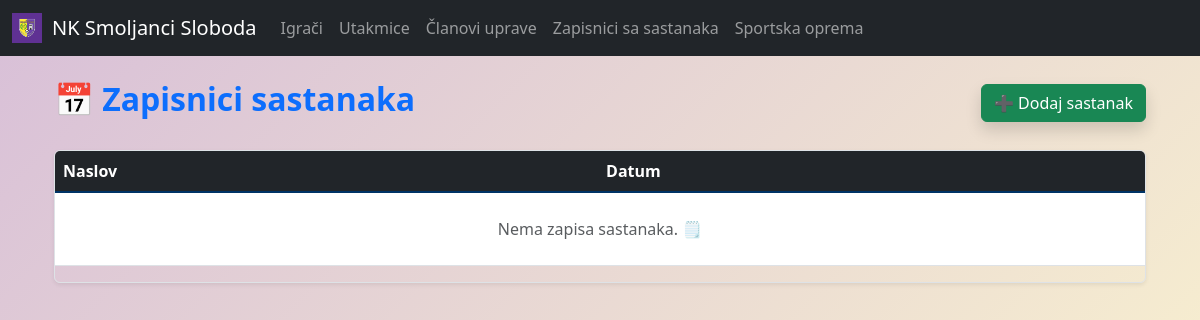
The app's page /meetings/, older data.
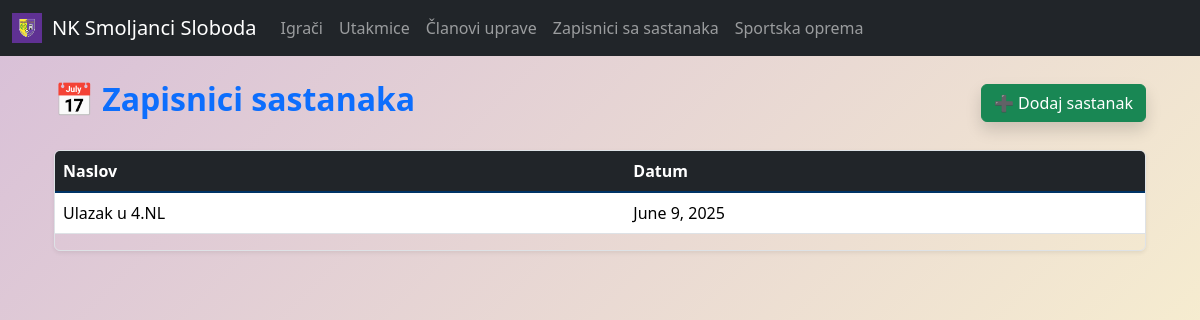
The same page, newer data.
### main/models.py (models this page shows, shortened)
class Meeting(models.Model):
    date = models.DateField()
    title = models.CharField(max_length=200)
    notes = models.TextField()
    attendees = models.ManyToManyField(StaffMember, related_name='meetings_attended')

### main/views.py (the view)
# urls.py: path('meetings/', views.meeting_list, name='meeting-list'),
def meeting_list(request):
    meetings = Meeting.objects.all()
    return render(request, 'main/meeting/meeting_list.html', {'meetings': meetings})

### templates/main/meeting/meeting_list.html
{% extends 'main/base.html' %} {% block title %}Sastanci u klubu{% endblock %}
{% block content %}
<div class="container my-4">
  <div class="d-flex justify-content-between align-items-center mb-4">
    <h2 class="fw-bold text-primary">📅 Zapisnici sastanaka</h2>
    <a class="btn btn-success shadow" href="{% url 'main:meeting_create' %}">
      ➕ Dodaj sastanak
    </a>
  </div>
  <div class="table-responsive shadow-sm rounded border">
    <table class="table table-hover align-middle">
      <thead class="table-dark">
        <tr>
          <th>Naslov</th>
          <th>Datum</th>
        </tr>
      </thead>
      <tbody class="table-group-divider">
        {% for meeting in meetings %}
        <tr
          class="table-row-clickable"
          data-href="{% url 'main:meeting_detail' meeting.id %}"
        >
          <td>{{ meeting.title }}</td>
          <td>{{ meeting.date }}</td>
        </tr>
        {% empty %}
        <tr>
          <td colspan="2" class="text-center text-muted py-4">
            Nema zapisa sastanaka. 🗒️
          </td>
        </tr>
        {% endfor %}
      </tbody>
    </table>
  </div>
</div>
{% endblock %}

Row changes from the older to the newer data that the page shows:
added Meeting: title "Ulazak u 4.NL", date "June 9, 2025"
Text that changed along with them:
text no longer shown: "Nema zapisa sastanaka. 🗒️"
